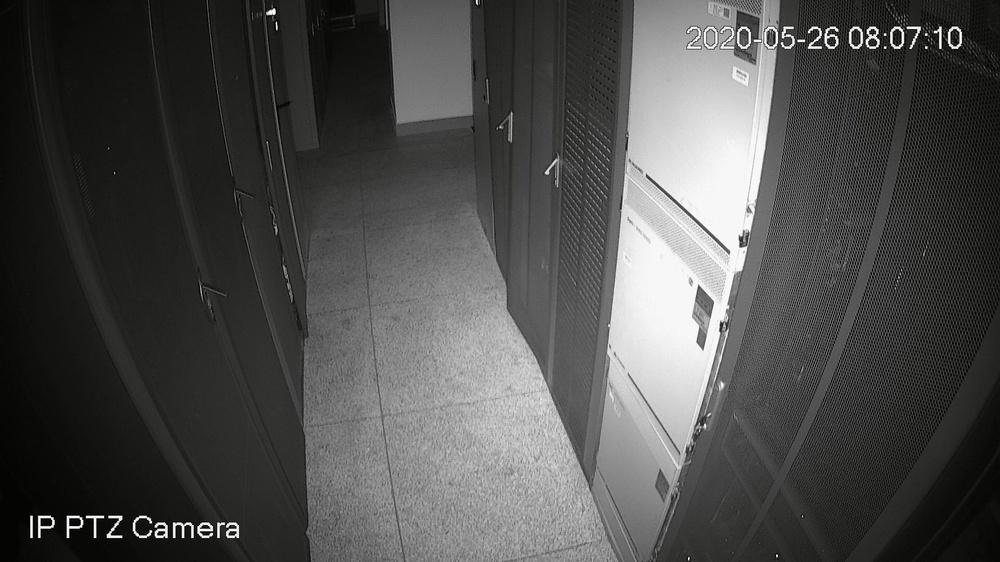
//> input picture AI-picture_test-4.3/_cp.jpg, 1000 x 562 px, shrunk from 1920 x 1080 before the run
$ ./template_matching _cp.jpg _src.jpg   (built with g++ and OpenCV 4)
//> lines starting //> are read from the running program, lines starting //| are printed output that depends on the picture
#include <iostream>
#include <opencv2/core.hpp>
#include <opencv2/highgui.hpp>
#include <opencv2/imgproc.hpp>
using namespace std;
using namespace cv;

int main(int argc,char **argv)
{
//步骤一：读取图片
    cv::Mat img1 = cv::imread(argv[1]);
//> img1 is the input picture: 562 rows x 1000 cols, CV_8UC3; mean B, G, R 75.9, 76.9, 76.9
    cv::Mat img2 = cv::imread(argv[2]);
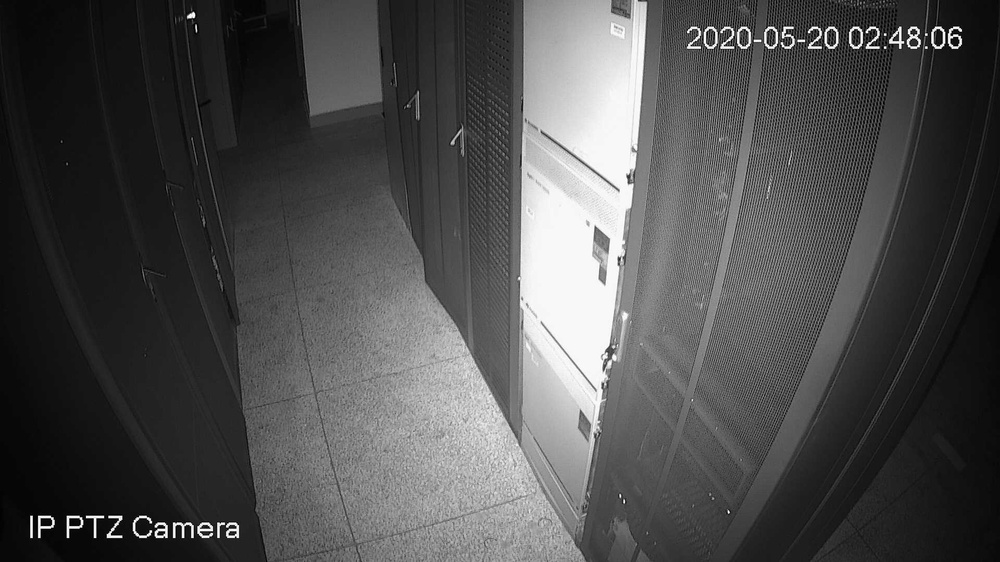
//> input picture AI-picture_test-4.3/_src.jpg, 1000 x 562 px, shrunk from 1920 x 1080 before the run
//> img2 is the input picture: 562 rows x 1000 cols, CV_8UC3; min 0, max 255, mean 77.1

    cvtColor(img1, img1, COLOR_BGR2GRAY);
//> img1: 562 rows x 1000 cols, CV_8UC1
    cvtColor(img2, img2, COLOR_BGR2GRAY);
//> img2: 562 rows x 1000 cols, CV_8UC1
    //cv::imshow("【被查找的图像】", img1);
    //cv::imshow("【模版图像】", img2);

//步骤二：创建一个空画布用来绘制匹配结果
    cv::Mat dstImg0;cv::Mat dstImg1;cv::Mat dstImg2;cv::Mat dstImg3;cv::Mat dstImg4;
    dstImg1.create(img1.dims,img1.size,img1.type());
    //cv::imshow("createImg",dstImg);

//步骤三：匹配，最后一个参数为匹配方式，共有6种，详细请查阅函数介绍
    cv::matchTemplate(img1, img2, dstImg0, 0);
//> dstImg0 = [1.92e+09]
    cv::matchTemplate(img1, img2, dstImg1, 1);
//> dstImg1 = [0.346]
    cv::matchTemplate(img1, img2, dstImg2, 3);
//> dstImg2 = [0.827]
    cv::matchTemplate(img1, img2, dstImg3, 4);
//> dstImg3 = [1.24e+09]
    cv::matchTemplate(img1, img2, dstImg4, 5);
//> dstImg4 = [0.565]

//步骤四：归一化图像矩阵，可省略
    cv::normalize(dstImg0, dstImg0, 0, 1, 32);
//> dstImg0 = [0]
    cv::normalize(dstImg1, dstImg1, 0, 1, 32);
//> dstImg1 = [0]
    cv::normalize(dstImg2, dstImg2, 0, 1, 32);
//> dstImg2 = [0]
    cv::normalize(dstImg3, dstImg3, 0, 1, 32);
//> dstImg3 = [0]
    cv::normalize(dstImg4, dstImg4, 0, 1, 32);
//> dstImg4 = [0]

//步骤五：获取最大或最小匹配系数
//首先是从得到的 输出矩阵中得到 最大或最小值（平方差匹配方式是越小越好，所以在这种方式下，找到最小位置）
//找矩阵的最小位置的函数是 minMaxLoc函数
    cv::Point minPoint[5];
    cv::Point maxPoint[5];
    double *minVal = 0;
    double *maxVal = 0;
    cv::minMaxLoc(dstImg0, minVal, maxVal, &minPoint[0],&maxPoint[0]);
//> minPoint = 5 Points (x, y): [0, 0], [0, 0], [0, 0], [0, 0], [0, 0]; maxPoint has the same summary as minPoint
    cout <<"0: "<<"minVal="<<minVal<< "; maxVal="<<maxVal<<"; minPoint="<<minPoint[0]<<"; maxPoint="<<maxPoint[0]<<endl;
//| 0: minVal=0; maxVal=0; minPoint=[0, 0]; maxPoint=[0, 0]
    cv::minMaxLoc(dstImg1, minVal, maxVal, &minPoint[1],&maxPoint[1]);
    cout <<"1: "<<"minVal="<<minVal<< "; maxVal="<<maxVal<<"; minPoint="<<minPoint[1]<<"; maxPoint="<<maxPoint[1]<<endl;
//| 1: minVal=0; maxVal=0; minPoint=[0, 0]; maxPoint=[0, 0]
    cv::minMaxLoc(dstImg2, minVal, maxVal, &minPoint[2],&maxPoint[2]);
    cout <<"2: "<<"minVal="<<minVal<< "; maxVal="<<maxVal<<"; maxPoint="<<maxPoint[2]<<"; minPoint="<<minPoint[2]<<endl;
//| 2: minVal=0; maxVal=0; maxPoint=[0, 0]; minPoint=[0, 0]
    cv::minMaxLoc(dstImg3, minVal, maxVal, &minPoint[3],&maxPoint[3]);
    cout <<"3: "<<"minVal="<<minVal<< "; maxVal="<<maxVal<<"; maxPoint="<<maxPoint[3]<<"; minPoint="<<minPoint[3]<<endl;
//| 3: minVal=0; maxVal=0; maxPoint=[0, 0]; minPoint=[0, 0]
    cv::minMaxLoc(dstImg4, minVal, maxVal, &minPoint[4],&maxPoint[4]);
    cout <<"4: "<<"minVal="<<minVal<< "; maxVal="<<maxVal<<"; maxPoint="<<maxPoint[4]<<"; minPoint="<<minPoint[4]<<endl;
//| 4: minVal=0; maxVal=0; maxPoint=[0, 0]; minPoint=[0, 0]

//步骤六：开始正式绘制
    unsigned int count = 0;
    unsigned char count0 = 0; unsigned char count1 = 0; unsigned char count2 = 0; unsigned char count3 = 0;
    unsigned int failed_count = 0;
    for(int i=0;i<5;i++){
        for(int j=4;j>i;j--){
            if((minPoint[i].x==minPoint[j].x && minPoint[i].y==minPoint[j].y) || (minPoint[i].x==maxPoint[j].x && minPoint[i].y==maxPoint[j].y) || (maxPoint[i].x==maxPoint[j].x && maxPoint[i].y==maxPoint[j].y))
            {
                if(i==0)
                    count0 ++;
                else if(i==1)
                    count1++;
                else if(i==2)
                    count2++;
                else if(i==3)
                    count3++;
                else
                {}
            }
            else{
                failed_count++;
                //cout << "i="<<i<<"; j="<<j<<endl;
            }
        }
    }
//> this loop made 5 passes
//> (count1, count2, count3) on passes 1 to 5: (0, 0, 0), (3, 0, 0), (3, 2, 0), (3, 2, 1), (3, 2, 1)
//> after the loop, count0 = 4; count1 = 3; count2 = 2; count3 = 1; failed_count = 0
    count = count0 + count1 + count2 + count3;
//> count = 10
    cout << "count=" << count << "; failed count="<< failed_count << endl;
//| count=10; failed count=0
    cv::Point bestPoint;
    if(count >= 3)
    {
        if(count0 >= 2){
            bestPoint.x = minPoint[0].x;
//> bestPoint = Point(0, 0)
            bestPoint.y = minPoint[0].y;
        }
        else if(count1 >= 2){
            bestPoint.x = minPoint[1].x;
            bestPoint.y = minPoint[1].y;
        }
        else if(count2 >= 2){
            bestPoint.x = maxPoint[2].x;
            bestPoint.y = maxPoint[2].y;
        }
        else if(count3 >= 2){
            bestPoint.x = maxPoint[3].x;
            bestPoint.y = maxPoint[3].y;
        }
        cout << "best point = [" << bestPoint.x << "," << bestPoint.y << "]" << endl;
//| best point = [0,0]
        cv::rectangle(img1, bestPoint, cv::Point(bestPoint.x + img2.cols, bestPoint.y + img2.rows), cv::Scalar(0,255,0), 2, 8);
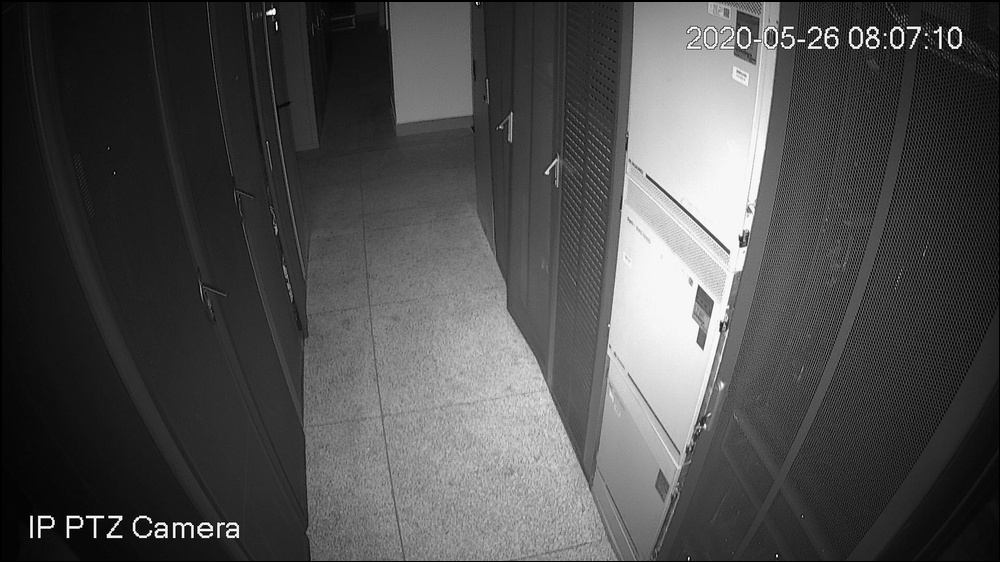
//> img1: 562 rows x 1000 cols, CV_8UC1; min 0, max 255, mean 76.6
        cv::imshow("【匹配后的图像0】", img1);
        cv::rectangle(dstImg0, bestPoint, cv::Point(bestPoint.x + img2.cols, bestPoint.y + img2.rows), cv::Scalar(0,0,0), 3, 8);
        cv::imshow("【匹配后的计算过程图像】", dstImg1);
        cv::waitKey(0);
        return 0;
//> (the program exits here)
